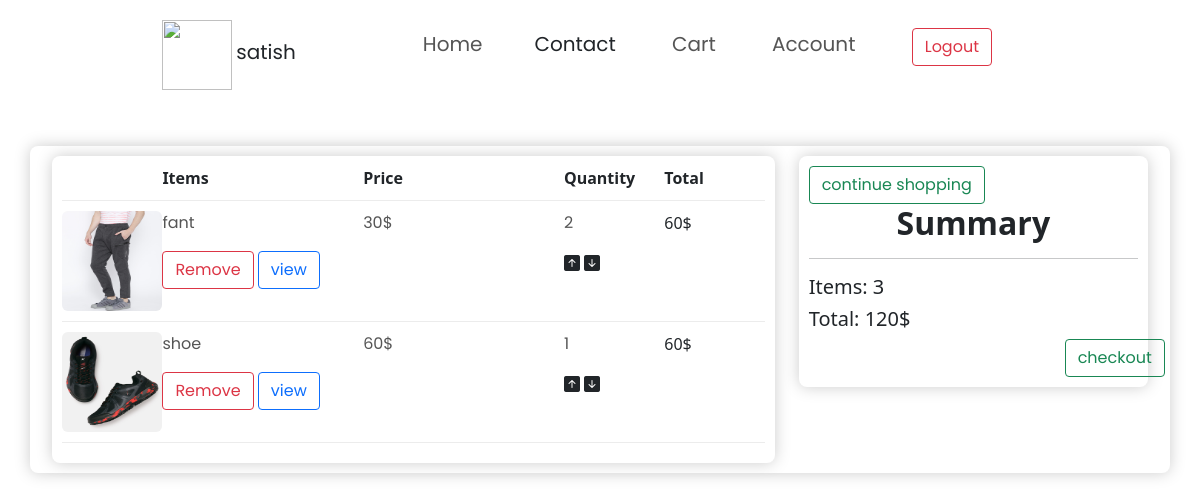
/cart/ (signed in), run on the app's committed database.
### store/models.py (models this page shows, shortened)
class OrderItems(models.Model):
    order = models.ForeignKey(
        Order, on_delete=models.SET_NULL, null=True, blank=True)
    product = models.ForeignKey(
        Product, on_delete=models.SET_NULL, null=True, blank=True)
    quantity = models.IntegerField(default=0, null=True, blank=True)
    @property
    def get_item_total(self):
        return self.quantity * self.product.price

class Product(models.Model):
    title = models.CharField(max_length=50)
    price = models.IntegerField(null=True)
    description = models.CharField(max_length=100,null=True)
    tage = models.CharField(max_length=30,null=True)
    image = models.ImageField()

class Order(models.Model):
    user = models.ForeignKey(
        User, on_delete=models.SET_NULL, null=True, blank=True)
    order_date = models.DateTimeField(auto_now_add=True)
    statues = models.BooleanField(default=False)
    transaction_id = models.CharField(max_length=30, null=True)
    @property
    def get_cart_total(self):
        items = self.orderitems_set.all()
        return sum([item.get_item_total for item in items])
    @property
    def get_cart_items(self):
        items = self.orderitems_set.all()
        return sum([item.quantity for item in items])

### store/views.py (the view)
# urls.py: path('cart/', views.cart, name='cart'),
def cart(request):
    if request.user.is_authenticated:
        customer = request.user
        order,created = Order.objects.get_or_create(
            user=customer, statues=False)
        items = order.orderitems_set.all()
    else:
        items = {}
    context = {'items': items, 'order': order}
    return render(request, 'store/cart.html', context)

### store/templates/store/cart.html
{% extends 'store/base.html' %}
{% block content %}
<div class="container mt-5">
<div class="row box-element">
      <div class="col-lg-8 ">
            <div class="box-element ">
                  <div class="cart-row">
                        <div style="flex: 1;"></div>
                        <div style="flex: 2;"><strong>Items</strong></div>
                        <div style="flex: 2;"><strong>Price</strong></div>
                        <div style="flex: 1;"><strong>Quantity</strong></div>
                        <div style="flex: 1;"><strong>Total</strong></div>
                  </div>
                  {% for item in items %}
                  <div class="cart-row">
                        <div style="flex: 1;">
                              <img class="row-image " style="width: 100px; height: 100px;border-radius: 6px;"src="{{item.product.image.url}}" alt="">
                        </div>
                        <div style="flex: 2;"><p>{{item.product.title}}</p>
                          <a data-action='remove_it' data-product ="{{item.product.id}}"   class="btn btn-outline-danger update-cart mx-0">Remove</a>
                          <a
                          href="/product/{{item.product.id}}"
                          class="btn btn-outline-primary add-btn mx-0"
                          >view</a
                        >
                        </div>
                        <div style="flex: 2;"><p>{{item.product.price}}$</p></div>
                        <div style="flex: 1;">
                              <p class="quantity">{{item.quantity}}</p>
                              <div class="quantity">
                                      <i data-action="add" data-product ="{{item.product.id}}" class="bi bi-arrow-up-square-fill  update-cart"></i>
                                      <i data-action='remove' data-product ="{{item.product.id}}" class="bi bi-arrow-down-square-fill  update-cart"></i>
                              </div>
                        </div>
                        <div style="flex: 1;"> {{item.get_item_total}}$</div>
                  </div>
                  {% endfor %}
            </div>
      </div>
      <div class="col-lg-4 mb-4">
        <div class="box-element">
              <a href="/" class="btn btn-outline-success ">continue shopping</a>
              <h2 style="text-align: center; font-weight: bold;">Summary</h2>
              <hr>
                       <h5>Items: {{order.get_cart_items}}</h5>
                       <h5>Total: {{order.get_cart_total}}$</h5>
                           <a href="/checkout" class="btn btn-outline-success" style="margin-left: 16rem;">checkout</a>
        </div>
  </div>
</div>
</div>
{% endblock %}

### store/templates/store/base.html (shortened to what this page needs)
{% load static %}
<html lang="en">
  <head>
    <link rel="stylesheet" href="https://stackpath.bootstrapcdn.com/font-awesome/4.7.0/css/font-awesome.min.css">
    <link
      rel="stylesheet"
      href="https://cdn.jsdelivr.net/npm/bootstrap-icons@1.3.0/font/bootstrap-icons.css"
    />
    <link
      href="https://cdn.jsdelivr.net/npm/bootstrap@5.0.1/dist/css/bootstrap.min.css"
      rel="stylesheet"
    />
    <link
      rel="stylesheet"
      type="text/css"
      href="{% static 'css/store.css' %}"
    />
  </head>
  <body>
    <div class="header">
      <div class="container">
            <div class="navbar">
              <div class="logo">
                  <img src="images/logo.png" style="height: 70px;">
                  <a style="display: inline;">{{user}}</a>
             </div>
                   <nav>
                      <ul>
                         <li><a href="/">Home</a</li>
                         <li><a>Contact</a></li>
                         <li><a href="/cart">Cart</a></li>
                         <li><a href="/myorders">Account</a></li>
                         <li id="logout"><a href="/logout"  class="btn btn-outline-danger">Logout</a</li>
                     </ul>
                  </nav>
            </div>
      </div>
</div>
      {% block content %}
       {% endblock content %}
  </body>
</html>

### store/static/css/store.css (style rules this page uses)
* { padding: 0; margin: 0; box-sizing: border-box; }
.box-element { box-shadow:hsl(0, 0%, 80%) 0 0 16px; background-color: #fff; border-radius: 8px; padding: 10px; }
.cart-row { display: flex; align-items: flex-stretch; padding-bottom: 10px; margin-bottom: 10px; border-bottom: 1px solid #ececec; }
ul { list-style-type: none; cursor: pointer; }
ul li { text-decoration-style: none; padding: 5px 6px; }
.navbar { display: flex; margin: auto 120px; padding-top: 20px; font-family: "Poppins", sans-serif; }
nav { flex: 1; text-align: right; }
nav ul li { display: inline-block; list-style-type: none; margin-right: 20px; }
a { margin-right: 20px; color: #555; font-size: 20px; font-family: "Poppins", sans-serif; text-decoration: none; }
p { color: #555; font-family: "Poppins", sans-serif; }

### data on the page
OrderItems: product.image (picture), product "fant", product.price "30", quantity "2", get_item_total "60"
OrderItems: product.image (picture), product "shoe", product.price "60", quantity "1", get_item_total "60"
Order: get_cart_items "3", get_cart_total "120"

### other printed values
{{ user }} "satish"
